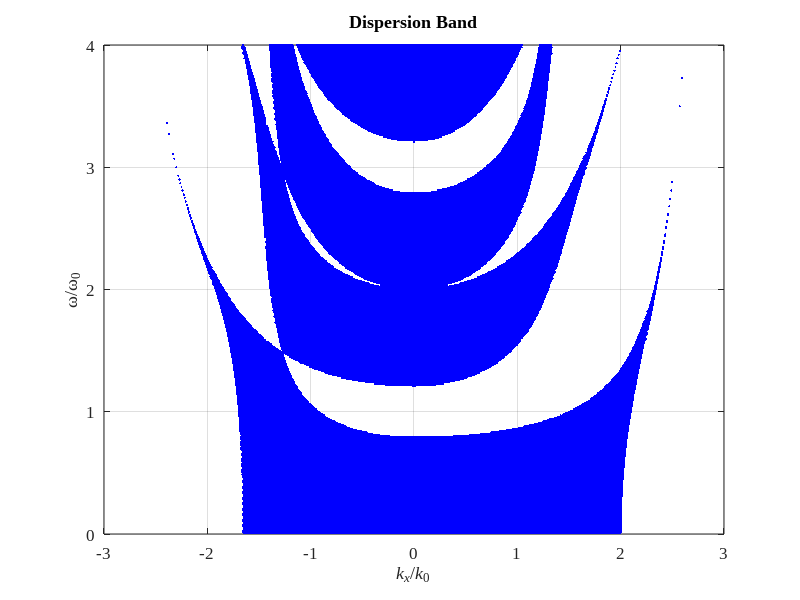

MATLAB code for this plot:
clear all;
clc;

s=2.5;

lamda0=193e-9;
c=2.99792458e8;
omiga0=2*pi*c/lamda0;
afreq=(0:0.01:4)*omiga0;

n0=1;
n1=2.8;
n2=1.43;

d1=lamda0/(4*n1);
d2=lamda0/(4*n2);

TEkd=[];
TMkd=[];

for i=1:401
    for j=1:401
        
        omiga=afreq(1,j);
        k0=omiga*n0/c;
        kx=0.01*(i-1)*k0;
%         sst0=kx/k0;
%         sst1=n0*sst0/n1;
%         cst1=sqrt(1-sst1^2);
%         sst2=n0*sst0/n2;
%         cst2=sqrt(1-sst2^2);
        k1=sqrt((n1*omiga/c)^2-kx^2);
        k2=sqrt((n2*omiga/c)^2-kx^2);
%         k1=omiga*n1.*cst1/(c);
%         k2=omiga*n2.*cst2/(c);
        TEkd(i,j)=cos(k1*d1)*cos(k2*d2)-0.5*(k2/k1+k1/k2)*sin(k1*d1)*sin(k2*d2);      
        TMkd(i,j)=cos(k1*d1)*cos(k2*d2)-0.5*(n2^2*k1/(n1^2*k2)+n1^2*k2/(n2^2*k1))*sin(k1*d1)*sin(k2*d2);        
        
    end
end

[x,y]=meshgrid(afreq/omiga0, afreq/omiga0);
L1=abs(TEkd')<=1;
L2=abs(TMkd')<=1;

yte=y(L1);
ytm=y(L2);
xte = x(L1); 
xtm = x(L2);

% Tekd=abs(TEkd);
% mesh(Tekd)
scatter(xte, yte,s, 'b','filled');
hold on
% figure
scatter(-xtm, ytm,s, 'b','filled');
hold off
set(gca, 'fontname','Times New Roman','fontsize', 12);
title('Dispersion Band'); 
xlabel('{\itk_x}/{\itk}_0'); 
ylabel('\omega/\omega_0');
grid on
box on



